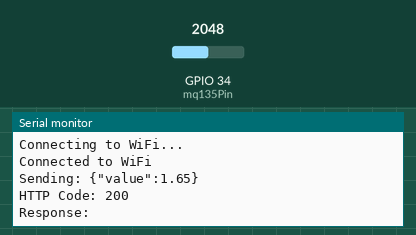
Recording of a sketch running on a simulated ESP32. On the bench: the last lines printed to the serial monitor. Inputs (shaded band) come from the test bench; at power-on: GPIO 34 (mq135Pin) = 2048. WiFi joins after 1.5 s; servers stay silent unless stated; uploads are accepted with an empty reply.

Above: at 3.2 s.
3.3 s: GPIO 34 (mq135Pin) set to 2866
At 7.36 s:
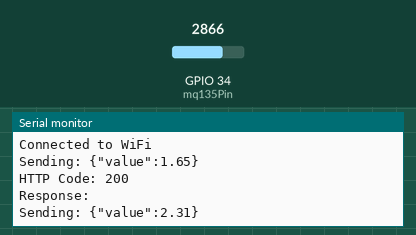
9.1 s: GPIO 34 (mq135Pin) set to 3603
At 13.2 s:
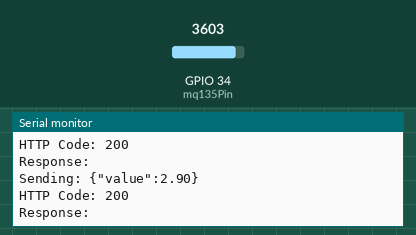
Timing chart, 0 to 14.7 s (numbered marks = the images above; inputs shaded):
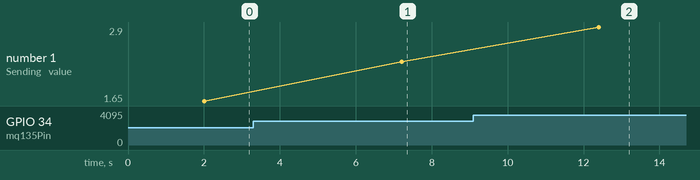

The sketch:

gas_alert_system_arduino_code.ino
```cpp
//gas detection simulation on streamlit


#include <WiFi.h>
#include <HTTPClient.h>

const char* ssid = "Air6952";
const char* password = "113344";
const char* serverURL = "http://192.168.1.9:5000/upload";

const int mq135Pin = 34;  // pin definition

void setup() {
  Serial.begin(9600);
  WiFi.begin(ssid, password);

  while (WiFi.status() != WL_CONNECTED) {
    delay(1000); Serial.println("Connecting to WiFi...");
  }
  Serial.println("Connected to WiFi");
}

void loop() {
  int sensorValue = analogRead(mq135Pin);
  float voltage = sensorValue * (3.3 / 4095.0); // formula to convert voltage value

  if (WiFi.status() == WL_CONNECTED) {
    HTTPClient http;
    http.begin(serverURL);
    http.addHeader("Content-Type", "application/json");

    String payload = "{\"value\":" + String(voltage, 2) + "}";
    Serial.print("Sending: ");
    Serial.println(payload);

    int httpCode = http.POST(payload);
    Serial.print("HTTP Code: ");
    Serial.println(httpCode);
    if (httpCode > 0) {
      String response = http.getString();
      Serial.println("Response: " + response);
    }
    http.end();
  }

  delay(5000); // 5000=5sec
}
```

Measured:
- after the input at 3.3 s, the serial monitor: prints a new line after 3.9 s (image 1)
- after the input at 9.1 s, the serial monitor: prints a new line after 3.3 s (image 2)
- plotted number 1: 1.65 → 2.31 after the input at 3.3 s, 2.31 → 2.9 after the input at 9.1 s
